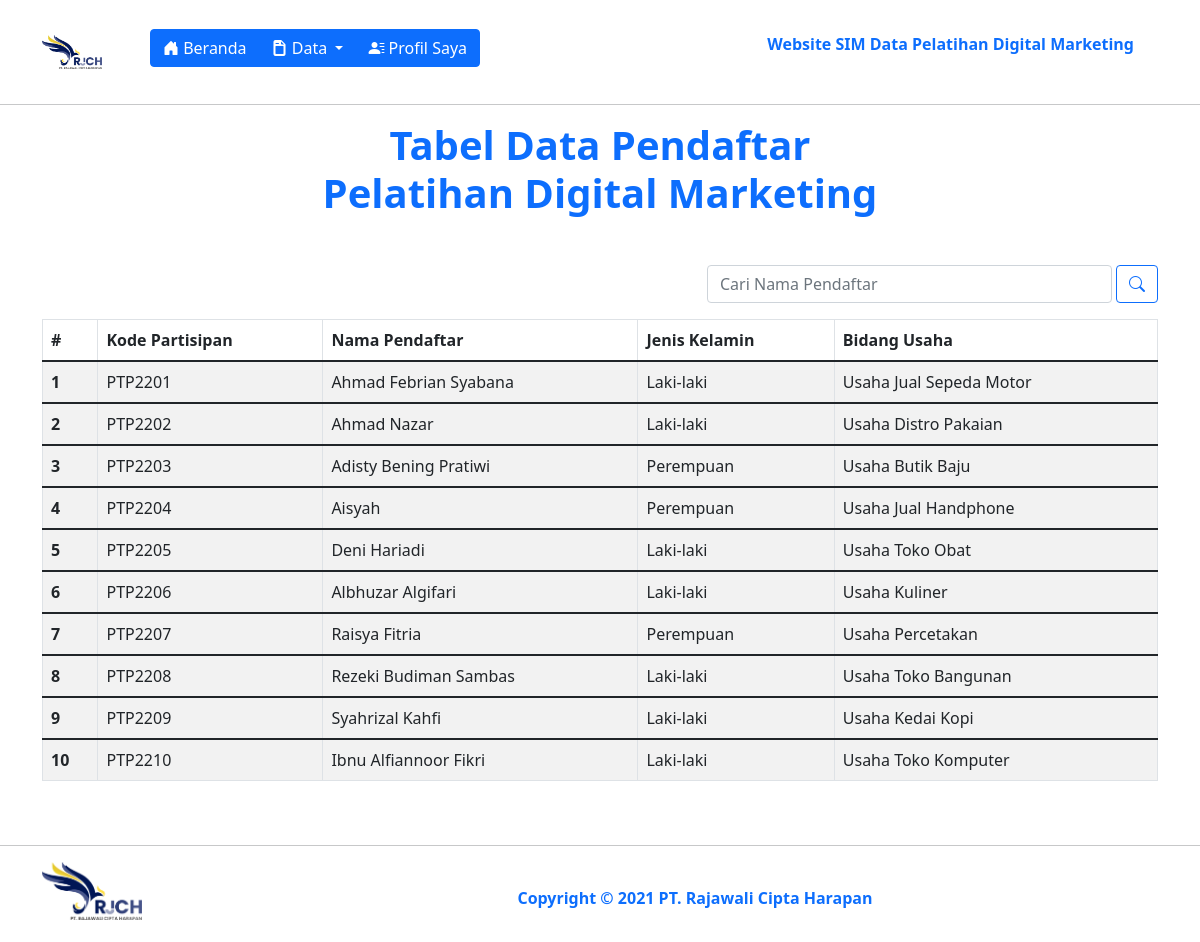
/data/user_pengajar/pendaftar_show.php (signed in), run on the app's committed database.
### tables this page shows
CREATE TABLE `tb_pendaftar` (
  `id_pendaftar` int(11) NOT NULL,
  `kode_partisipan` varchar(11) NOT NULL,
  `nama_pendaftar` varchar(255) NOT NULL,
  `tempat_lahir` varchar(255) NOT NULL,
  `tanggal_lahir` date NOT NULL,
  `jenis_kelamin` varchar(255) NOT NULL,
  `alamat_lengkap` varchar(255) NOT NULL,
  `bidang_usaha` varchar(255) NOT NULL,
  `email` varchar(255) NOT NULL,
  `no_telp` varchar(15) NOT NULL
);

### data/user_admin/pendaftar/pendaftar_functions.php (called while the page is built, shortened)
<?php
$conn = mysqli_connect("localhost", "root", "", "db_pelatihan_digital_marketing");
function queryTampilPendaftar($queryTampilPendaftar) {
  global $conn;
  $result = mysqli_query($conn, $queryTampilPendaftar);
  $rows = [];
  while ($row = mysqli_fetch_assoc($result)) {
    $rows[] = $row;
  }
  return $rows;
}
?>

### data/user_pengajar/pendaftar_show.php (the view, shortened to what this page needs)
<?php
require "../user_admin/pendaftar/pendaftar_functions.php";
$pendaftar = queryTampilPendaftar("SELECT * FROM tb_pendaftar");
?>
<!DOCTYPE html>
<html lang="en">
  <head>
    <link href="https://cdn.jsdelivr.net/npm/bootstrap@5.1.3/dist/css/bootstrap.min.css" rel="stylesheet" />
    <link rel="stylesheet" href="https://cdn.jsdelivr.net/npm/bootstrap-icons@1.7.2/font/bootstrap-icons.css">
  </head>
  <body>
    <section id="navbar">
      <nav class="navbar navbar-expand-lg navbar-light bg-white">
        <div class="container">
          <a href="https://rajawaliciptaharapan.com/" target="_blank">
            <img src="../../src/img/logo-rjch-baru.png" width="60px" alt="PT. Rajawali Cipta Harapan" class="mt-3"/>
          </a>
          <div class="btn-group ms-5 mt-2" role="group" aria-label="Button group with nested dropdown">
            <a class="btn-group" href="../../index-pengajar.php">
              <button type="button" class="btn btn-primary"><i class="bi bi-house-door-fill"></i> Beranda</button>
            </a>
            <div class="btn-group" role="group">
              <button id="btnGroupDrop1" type="button" class="btn btn-primary dropdown-toggle" data-bs-toggle="dropdown" aria-expanded="false">
              <i class="bi bi-file-earmark-post-fill"></i> Data
              </button>
            </div>
            <a class="btn-group" href="profile_pengajar.php">
              <button type="button" class="btn btn-primary"><i class="bi bi-person-lines-fill"></i> Profil Saya</button>
            </a>
          </div>
          <ul class="navbar-nav ms-auto mb-2 mt-3 mb-lg-0">
            <li class="nav-item">
              <p class="nav-link fw-bold text-primary me-3 ">Website SIM Data Pelatihan Digital Marketing</p>
            </li>
          </ul>
        </div>
      </nav>
      <hr>
    </section>
    <section id="body">
      <div class="container">
        <h1 class="text-primary mb-5 text-center fw-bold">Tabel Data Pendaftar <br> Pelatihan Digital Marketing</h1>
        <div class="row">
          <div class="col-md-7">
          </div>
          <div class="col-md-5">
            <div class="input-group mb-3">
              <form action="" method="post" class="d-flex">
                <input type="text" class="form-control" placeholder="Cari Nama Pendaftar" name="keyword" size="70" autocomplete="off" autofocus>
                <button class="btn btn-outline-primary ms-1" type="submit" name="cariPendaftar"><i class="bi bi-search"></i></button>
              </form>
            </div>
          </div>
        </div>
        <div class="row">
          <div class="col">
          <table class="table table-striped table-bordered">
            <thead>
              <tr>
                <th scope="col">#</th>
                <th scope="col">Kode Partisipan</th>
                <th scope="col">Nama Pendaftar</th>
                <th scope="col">Jenis Kelamin</th>
                <th scope="col">Bidang Usaha</th>
              </tr>
            </thead>
            <?php $i = 1; ?>
            <?php foreach ($pendaftar as $row) : ?>
            <tbody>
              <tr>
                <th scope="row"><?= $i; ?></th>
                <td><?= $row["kode_partisipan"]; ?></td>
                <td><?= $row["nama_pendaftar"]; ?></td>
                <td><?= $row["jenis_kelamin"]; ?></td>
                <td><?= $row["bidang_usaha"]; ?></td>
              </tr>
            </tbody>
            <?php $i++ ?>
            <?php endforeach; ?>
          </table>
          </div>
        </div>
      </div>
    </section>
    <section class="footer mt-5 mb-3">
      <hr>
      <div class="container">
        <div class="row mt-3">
          <div class="col-md-2">
            <a href="https://rajawaliciptaharapan.com" target="_blank">
              <img src="../../src/img/logo-rjch-baru.png" alt="PT Rajawali Cipta Harapan" width="100px">
            </a>
          </div>
          <div class="col-md-10 justify-content-center mt-4">
            <p class="text-center text-primary fw-bold">Copyright <span class="fw-bolder">&copy;</span> 2021 PT. Rajawali Cipta Harapan</p>
          </div>
        </div>
      </div>
    </section>
  </body>
</html>

### data/user_pengajar/pendaftar_show.php (style rules this page uses)
a { text-decoration: none; }

### data on the page
tb_pendaftar: kode_partisipan "PTP2201", nama_pendaftar "Ahmad Febrian Syabana", jenis_kelamin "Laki-laki", bidang_usaha "Usaha Jual Sepeda Motor"
tb_pendaftar: kode_partisipan "PTP2202", nama_pendaftar "Ahmad Nazar", jenis_kelamin "Laki-laki", bidang_usaha "Usaha Distro Pakaian"
tb_pendaftar: kode_partisipan "PTP2203", nama_pendaftar "Adisty Bening Pratiwi", jenis_kelamin "Perempuan", bidang_usaha "Usaha Butik Baju"
tb_pendaftar: kode_partisipan "PTP2204", nama_pendaftar "Aisyah", jenis_kelamin "Perempuan", bidang_usaha "Usaha Jual Handphone"
tb_pendaftar: kode_partisipan "PTP2205", nama_pendaftar "Deni Hariadi", jenis_kelamin "Laki-laki", bidang_usaha "Usaha Toko Obat"
tb_pendaftar: kode_partisipan "PTP2206", nama_pendaftar "Albhuzar Algifari", jenis_kelamin "Laki-laki", bidang_usaha "Usaha Kuliner"
tb_pendaftar: kode_partisipan "PTP2207", nama_pendaftar "Raisya Fitria", jenis_kelamin "Perempuan", bidang_usaha "Usaha Percetakan"
tb_pendaftar: kode_partisipan "PTP2208", nama_pendaftar "Rezeki Budiman Sambas", jenis_kelamin "Laki-laki", bidang_usaha "Usaha Toko Bangunan"
tb_pendaftar: kode_partisipan "PTP2209", nama_pendaftar "Syahrizal Kahfi", jenis_kelamin "Laki-laki", bidang_usaha "Usaha Kedai Kopi"
tb_pendaftar: kode_partisipan "PTP2210", nama_pendaftar "Ibnu Alfiannoor Fikri", jenis_kelamin "Laki-laki", bidang_usaha "Usaha Toko Komputer"
